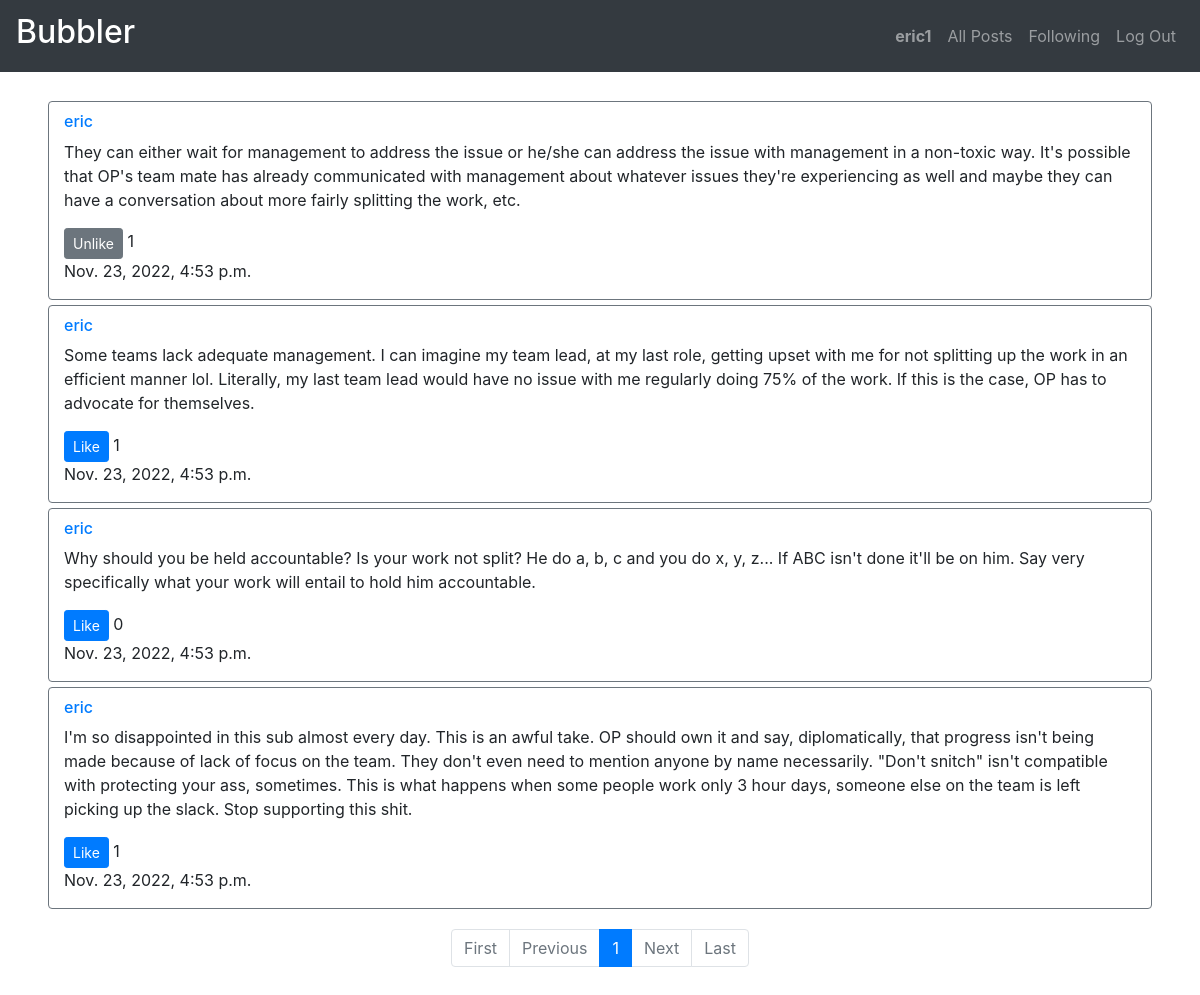
The app's page /following (signed in) with its own data.
### network/models.py (models this page shows, shortened)
class User(AbstractUser):
    time = models.DateTimeField(auto_now_add=True)

class Post(models.Model):
    poster = models.ForeignKey(User, on_delete=models.CASCADE, related_name='post')
    content = models.CharField(max_length=1300)
    likes = models.IntegerField()
    time = models.DateTimeField(auto_now_add=True)

### network/views.py (the view)
# urls.py: path("following", views.following, name="following"),
@login_required
def following(request):
    liked = list(Like.objects.filter(liker=request.user).values_list('post', flat=True))
    liked_list = Post.objects.filter(pk__in=liked)
    followings = [item.follow for item in request.user.followers.all()]
    posts = []
    if followings:
        for following in followings:
            post_objects = Post.objects.filter(poster=following).order_by("-time")
            for post_object in post_objects:
                posts.append(post_object)
    posts.sort(key=lambda x: x.time, reverse=True)
    paginator = Paginator(posts, 10)
    page_number = request.GET.get('page')
    page_obj = paginator.get_page(page_number)
    return render(request, "network/following.html", {
        "page_obj": page_obj,
        "liked_list": liked_list
    })

### network/templates/network/following.html
{% extends "network/layout.html" %}
{% block body %}
    <br>
    {% for post in page_obj %}
        <div class="container border border-secondary rounded" id="post{{ post.id }}" style="margin-top: 5px; padding-top: 10px; max-width: 92%;">
            <h6><a href="{% url 'profile' post.poster.id %}">{{ post.poster.username }}</a></h6>
            <p>{{ post.content }}</p>
            {% if user.is_authenticated %}
                {% if post not in liked_list %}
                    <button class="btn btn-primary btn-sm" id="like_button{{ post.id }}" onclick="like('{{ post.id }}')">Like</button>
                {% else %}
                    <button class="btn btn-secondary btn-sm" id="like_button{{ post.id }}" onclick="like('{{ post.id }}')">Unlike</button>
                {% endif %}
            {% endif %}
            <p id="like_count{{ post.id }}" style="display: inline;">{{ post.likes }}</p>
            <p>{{ post.time }}</p>
        </div>
    {% endfor %}
    <div class="container" style="margin-top: 20px; margin-bottom: 20px; display: flex; justify-content: center; align-items: center;">
        <nav aria-label="...">
            <ul class="pagination">
                {% if page_obj.has_previous %}
                    <li class="page-item">
                        <a class="page-link" href="?page=1" tabindex="-1">First</a>
                    </li>
                    <li class="page-item">
                        <a class="page-link" href="?page={{ page_obj.previous_page_number }}" tabindex="-1">Previous</a>
                    </li>
                    <li class="page-item">
                        <a class="page-link" href="?page={{ page_obj.previous_page_number }}" tabindex="-1">{{ page_obj.previous_page_number }}</a>
                    </li>
                {% else %}
                    <li class="page-item disabled">
                        <a class="page-link" href="#" tabindex="-1" aria-disabled="true">First</a>
                    </li>
                    <li class="page-item disabled">
                        <a class="page-link" href="#" tabindex="-1" aria-disabled="true">Previous</a>
                    </li>
                {% endif %}
                <li class="page-item active" aria-current="page">
                    <a class="page-link" href="#">{{ page_obj.number }}<span class="sr-only">(current)</span></a>
                </li>
                {% if page_obj.has_next %}
                    <li class="page-item">
                        <a class="page-link" href="?page={{ page_obj.next_page_number }}">{{ page_obj.next_page_number }}</a>
                    </li>
                    <li class="page-item">
                        <a class="page-link" href="?page={{ page_obj.next_page_number }}">Next</a>
                    </li>
                    <li class="page-item">
                        <a class="page-link" href="?page={{ page_obj.paginator.num_pages }}">Last</a>
                    </li>
                {% else %}
                    <li class="page-item disabled">
                        <a class="page-link" href="#" aria-disabled="true">Next</a>
                    </li>
                    <li class="page-item disabled">
                        <a class="page-link" href="#" aria-disabled="true">Last</a>
                    </li>
                {% endif %}
            </ul>
        </nav>
    </div>
{% endblock %}

### network/templates/network/layout.html (shortened to what this page needs)
{% load static %}
<!DOCTYPE html>
<html lang="en">
    <head>
        <link rel="stylesheet" href="https://stackpath.bootstrapcdn.com/bootstrap/4.4.1/css/bootstrap.min.css">
        <link href="{% static 'network/styles.css' %}" rel="stylesheet">
    </head>
    <body>
        <nav class="navbar navbar-expand-lg navbar-dark bg-dark justify-content-between">
            <a class="navbar-brand" href="#"><h2>Bubbler</h2></a>
            <div>
              <ul class="navbar-nav mr-auto">
                {% if user.is_authenticated %}
                    <li class="nav-item">
                        <a class="nav-link" href="{% url 'profile' user.id %}"><strong>{{ user.username }}</strong></a>
                    </li>
                {% endif %}
                <li class="nav-item">
                  <a class="nav-link" href="{% url 'index' %}">All Posts</a>
                </li>
                {% if user.is_authenticated %}
                    <li class="nav-item">
                        <a class="nav-link" href="{% url 'following' %}">Following</a>
                    </li>
                    <li class="nav-item">
                        <a class="nav-link" href="{% url 'logout' %}">Log Out</a>
                    </li>
                {% endif %}
              </ul>
            </div>
          </nav>
        <div class="body">
            {% block body %}
            {% endblock %}
        </div>
    </body>
</html>

### records on screen
User: username "eric1"
Post: poster.username "eric", content "They can either wait for management to address the issue or he/she can address the issue with management in a non-toxic way. It's possible that OP's team mate has already communicated with management about whatever issues they're experiencing as well and maybe they can have a conversation about more fairly splitting the work, etc.", likes "1", time "Nov. 23, 2022, 4:53 p.m."
Post: poster.username "eric", content "Some teams lack adequate management. I can imagine my team lead, at my last role, getting upset with me for not splitting up the work in an efficient manner lol. Literally, my last team lead would have no issue with me regularly doing 75% of the work. If this is the case, OP has to advocate for themselves.", likes "1", time "Nov. 23, 2022, 4:53 p.m."
Post: poster.username "eric", content "Why should you be held accountable? Is your work not split? He do a, b, c and you do x, y, z... If ABC isn't done it'll be on him. Say very specifically what your work will entail to hold him accountable.", likes "0", time "Nov. 23, 2022, 4:53 p.m."
Post: poster.username "eric", content "I'm so disappointed in this sub almost every day. This is an awful take. OP should own it and say, diplomatically, that progress isn't being made because of lack of focus on the team. They don't even need to mention anyone by name necessarily. \"Don't snitch\" isn't compatible with protecting your ass, sometimes. This is what happens when some people work only 3 hour days, someone else on the team is left picking up the slack. Stop supporting this shit.", likes "1", time "Nov. 23, 2022, 4:53 p.m."

### other values on screen
{{ page_obj.number }} "1"
